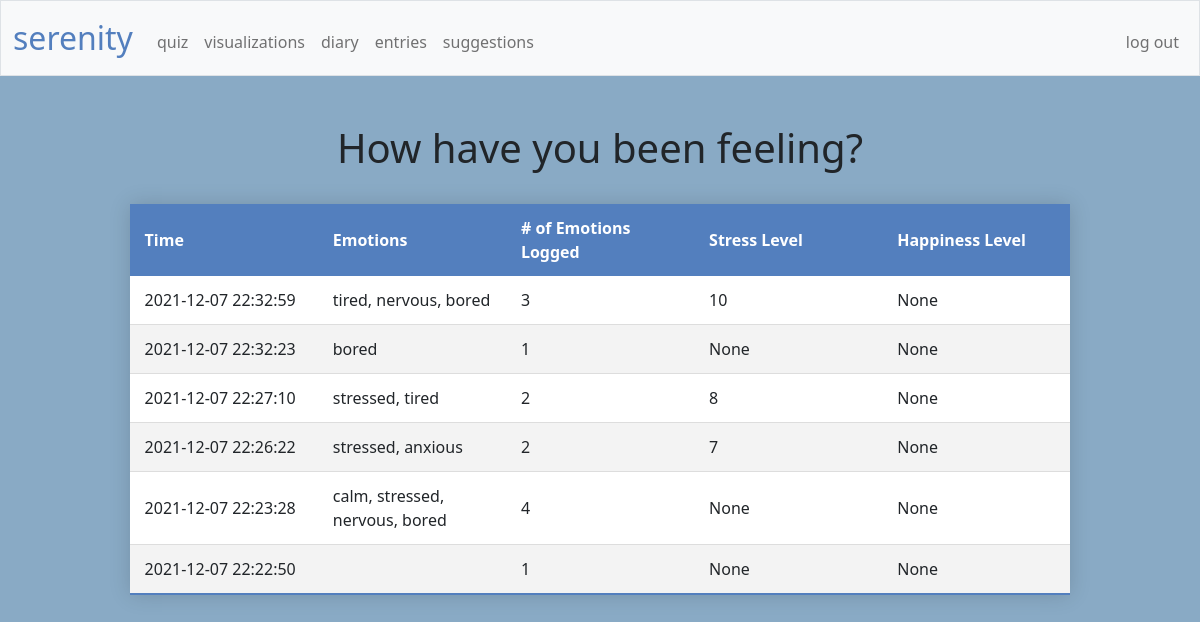
Before: /viz (signed in) with the older database file.
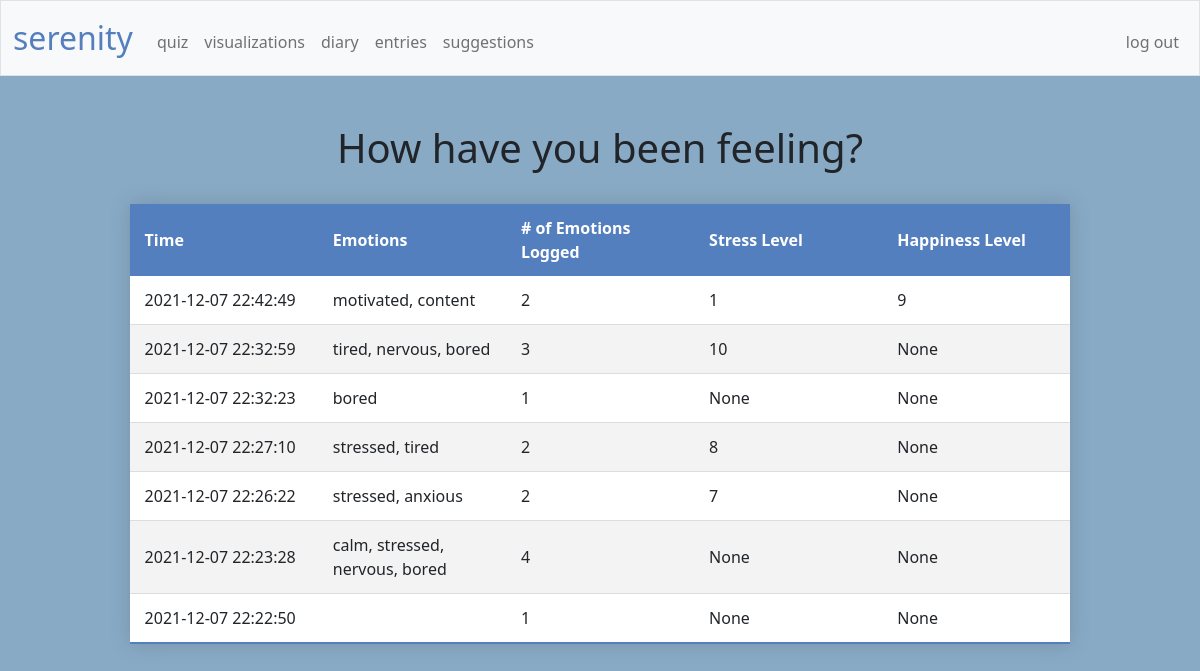
After: the same page with the newer database file.
### tables this page shows
CREATE TABLE 'emotions' ('id' INTEGER PRIMARY KEY AUTOINCREMENT NOT NULL, 'user_id' INTEGER NOT NULL, 'time' DATETIME NOT NULL DEFAULT CURRENT_TIMESTAMP, 'emotionlist' TEXT, 'stress_slider' INTEGER, 'happiness_slider' INTEGER);

### app.py (the view)
@app.route("/viz")
@login_required
def viz():
    emotionlog = db.execute(
        "SELECT time, emotionlist, stress_slider, happiness_slider FROM emotions WHERE user_id = ? ORDER BY time DESC", session["user_id"])
    return render_template("viz.html", emotionlog=emotionlog, string_word_count=string_word_count)

### app.py (called while the page is built)
@app.after_request
def after_request(response):
    response.headers["Cache-Control"] = "no-cache, no-store, must-revalidate"
    response.headers["Expires"] = 0
    response.headers["Pragma"] = "no-cache"
    return response

### helpers.py (called while the page is built)
def login_required(f):
    @wraps(f)
    def decorated_function(*args, **kwargs):
        if session.get("user_id") is None:
            return redirect("/login")
        return f(*args, **kwargs)
    return decorated_function

def string_word_count(s):
    return s.count(",") + 1

### templates/viz.html (shortened to what this page needs)
{% extends "layout.html" %}
{% block main %}
    <body class="background">
        <header><h1 style="text-align:center">How have you been feeling?</h1></header>
        <br>
        <table class="styled-table">
            <thead>
                <tr>
                    <th>Time</th>
                    <th>Emotions</th>
                    <th># of Emotions Logged</th>
                    <th>Stress Level</th>
                    <th>Happiness Level</th>
                </tr>
            </thead>
            <tbody>
                {% for e in emotionlog %}
                <tr>
                    <td>{{ e["time"] }}</td>
                    <td>{{ e["emotionlist"] }}</td>
                    <td>{{ string_word_count(e["emotionlist"]) }}</td>
                    <td>{{ e["stress_slider"] }}</td>
                    <td>{{ e["happiness_slider"] }}</td>
                </tr>
                {% endfor %}
            </tbody>
        </table>
    </body>
{% endblock %}

### templates/layout.html (shortened to what this page needs)
<!DOCTYPE html>
<html lang="en">
    <head>
        <link href="https://cdn.jsdelivr.net/npm/bootstrap@5.1.3/dist/css/bootstrap.min.css" rel="stylesheet">
        <link href="/static/styles.css" rel="stylesheet">
    </head>
    <body>
        <nav class="bg-light border navbar navbar-expand-md navbar-light">
            <div class="container-fluid">
                <a class="navbar-brand" href="/"><span class="blue">serenity</span></a>
                <div class="collapse navbar-collapse" id="navbar">
                    {% if session["user_id"] %}
                        <ul class="navbar-nav me-auto mt-2">
                            <li class="nav-item"><a class="nav-link" href="/quiz">quiz</a></li>
                            <li class="nav-item"><a class="nav-link" href="/viz">visualizations</a></li>
                            <li class="nav-item"><a class="nav-link" href="/diary">diary</a></li>
                            <li class="nav-item"><a class="nav-link" href="/entries">entries</a></li>
                            <li class="nav-item"><a class="nav-link" href="/suggest">suggestions</a></li>
                        </ul>
                        <ul class="navbar-nav ms-auto mt-2">
                            <li class="nav-item"><a class="nav-link" href="/logout">log out</a></li>
                        </ul>
                    {% else %}
                        <ul class="navbar-nav ms-auto mt-2">
                            <li class="nav-item"><a class="nav-link" href="/register">register</a></li>
                            <li class="nav-item"><a class="nav-link" href="/login">log in</a></li>
                        </ul>
                    {% endif %}
                </div>
            </div>
        </nav>
        <main class="container-fluid py-5 text-center">
            {% block main %}{% endblock %}
        </main>
    </body>
</html>

### static/styles.css (style rules this page uses)
body { font-size: 1rem; font-weight: 400; line-height: 1.5; margin: 0; text-align: left; }
nav .navbar-brand { font-size: xx-large; }
nav .navbar-brand .blue { color: #537fbe; }
.styled-table { border-collapse: collapse; background-color: transparent; margin: auto; margin-bottom: 1rem; width: 80%; table-layout: fixed; min-width: 400px; box-shadow: 0 0 20px rgba(0, 0, 0, 0.15); }
.styled-table thead tr { background-color: #537fbe; color: #ffffff; text-align: left; }
.styled-table th, .styled-table td { padding: 12px 15px; text-align: left; }
.styled-table tbody tr { border-bottom: 1px solid #dddddd; }
.styled-table tbody tr:nth-of-type(odd) { background-color: #ffffff; }
.styled-table tbody tr:nth-of-type(even) { background-color: #f3f3f3; }
.styled-table tbody tr:last-of-type { border-bottom: 2px solid #537fbe; }
.background { background-color: #89aac5; }

Changed rows visible on the page:
added emotions: time "2021-12-07 22:42:49", emotionlist "motivated, content", emotionlist "2", stress_slider "1", happiness_slider "9"
